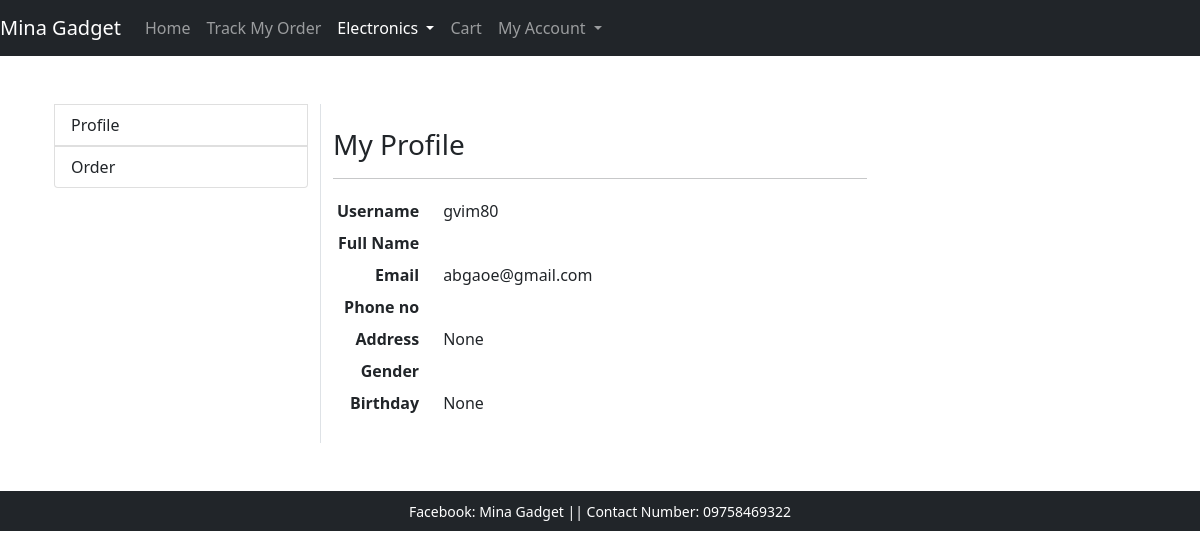
The app's page /profile/ (signed in) with its own data.
### ecomapp/models.py (models this page shows, shortened)
class Customer(models.Model):
    user = models.OneToOneField(User, on_delete=models.CASCADE)
    full_name = models.CharField(max_length=200)
    mobile = models.CharField(max_length=11)
    address = models.CharField(max_length=200, null=True, blank=True)
    birthday = models.DateField(auto_now_add=False, auto_now=False, blank=True, null=True)
    gender = models.CharField(max_length=50, choices=GENDER_CHOICES)
    joined_on = models.DateTimeField(auto_now_add=True)

### ecomapp/views.py (the view)
# urls.py: path("profile/", CustomerProfileView.as_view(), name="customerprofile"),
class CustomerProfileView(TemplateView):
    template_name = "customerprofile.html"
    def dispatch(self, request, *args, **kwargs):
        if request.user.is_authenticated and Customer.objects.filter(user=request.user).exists():
            pass
        else:
            return redirect("/login/?next=/profile/")
        return super().dispatch(request, *args, **kwargs)
    def get_context_data(self, **kwargs):
        context = super().get_context_data(**kwargs)
        customer = self.request.user.customer
        context['customer'] = customer
        orders = Order.objects.filter(cart__customer=customer).order_by("-id")
        context["orders"] = orders
        return context

### templates/customerprofile.html (shortened to what this page needs)
{% extends 'base.html' %}
{% block content %}
<div class="container my-5">
    <div class="row">
        <div class="col-md-3 border-end">
             <div class="list-group">
                 <div class="dropdown show">
                    <a class="list-group-item list-group-item-action " role="button" id="dropdownMenuLink" data-toggle="dropdown" aria-haspopup="true" aria-expanded="false">Profile</a>
                 </div>
                <a href="{% url 'ecomapp:orderprofile' %}" class="list-group-item list-group-item-action" aria-current="true">Order</a>
             </div>
        </div>
        <div class="col-md-6 my-4">
            <h3>My Profile</h3>
            <hr>
            <div class="row">
                <div class="table-responsive-sm">
                    <table class="table-sm">
                    <tbody>
                        <tr>
                            <th scope="row" style="text-align:right;">Username</th>
                            <td style="padding-left: 20px;">{{customer.user.username}}</td>
                        </tr>
                        <tr>
                            <th scope="row" style="text-align:right;">Full Name</th>
                            <td style="padding-left: 20px;">{{customer.full_name}}</td>
                        </tr>
                        <tr>
                            <th scope="row" style="text-align:right;">Email</th>
                            <td style="padding-left: 20px;">{{customer.user.email}}</td>
                        </tr>
                        <tr>
                            <th scope="row" style="text-align:right;">Phone no</th>
                            <td style="padding-left: 20px;">{{customer.mobile}}</td>
                        </tr>
                        <tr>
                            <th scope="row" style="text-align:right;">Address</th>
                            <td style="padding-left: 20px;">{{customer.address}}</td>
                        </tr>
                        <tr>
                            <th scope="row" style="text-align:right;">Gender</th>
                            <td style="padding-left: 20px;">{{customer.gender}}</td>
                        </tr>
                        <tr>
                            <th scope="row" style="text-align:right;">Birthday</th>
                            <td style="padding-left: 20px;">{{customer.birthday}}</td>
                        </tr>
                    </tbody>
                </table>
                </div>
            </div>
        </div>
    </div>
</div>
{% endblock %}

### records on screen
Customer: user.username "gvim80", user.email "abgaoe@gmail.com", address "None", birthday "None"
